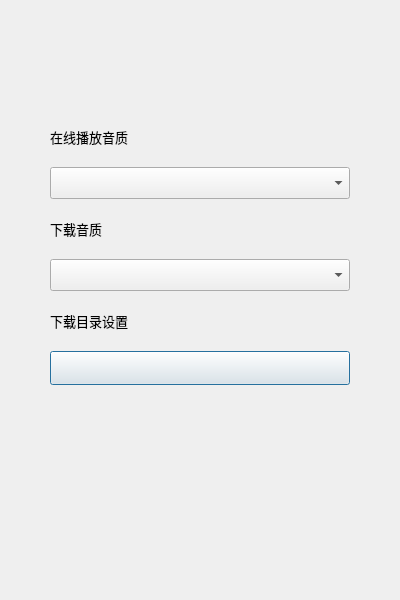
<?xml version="1.0" encoding="UTF-8"?>
<ui version="4.0">
 <class>SettingDialog</class>
 <widget class="QDialog" name="SettingDialog">
  <property name="geometry">
   <rect>
    <x>0</x>
    <y>0</y>
    <width>400</width>
    <height>600</height>
   </rect>
  </property>
  <property name="minimumSize">
   <size>
    <width>400</width>
    <height>600</height>
   </size>
  </property>
  <property name="maximumSize">
   <size>
    <width>400</width>
    <height>600</height>
   </size>
  </property>
  <property name="font">
   <font>
    <family>Microsoft YaHei</family>
    <pointsize>10</pointsize>
   </font>
  </property>
  <property name="windowTitle">
   <string>设置</string>
  </property>
  <property name="windowIcon">
   <iconset>
    <normaloff>:/icon/icon_setting</normaloff>:/icon/icon_setting</iconset>
  </property>
  <layout class="QVBoxLayout" name="verticalLayout_4">
   <property name="spacing">
    <number>20</number>
   </property>
   <property name="leftMargin">
    <number>50</number>
   </property>
   <property name="rightMargin">
    <number>50</number>
   </property>
   <property name="bottomMargin">
    <number>100</number>
   </property>
   <item>
    <spacer name="verticalSpacer_2">
     <property name="orientation">
      <enum>Qt::Vertical</enum>
     </property>
     <property name="sizeHint" stdset="0">
      <size>
       <width>20</width>
       <height>40</height>
      </size>
     </property>
    </spacer>
   </item>
   <item>
    <layout class="QVBoxLayout" name="verticalLayout">
     <item>
      <widget class="QLabel" name="label">
       <property name="font">
        <font>
         <family>Microsoft YaHei</family>
         <pointsize>10</pointsize>
        </font>
       </property>
       <property name="text">
        <string>在线播放音质</string>
       </property>
      </widget>
     </item>
     <item>
      <widget class="QComboBox" name="onlineQuality">
       <property name="minimumSize">
        <size>
         <width>200</width>
         <height>32</height>
        </size>
       </property>
       <property name="font">
        <font>
         <family>Microsoft YaHei</family>
         <pointsize>10</pointsize>
        </font>
       </property>
      </widget>
     </item>
    </layout>
   </item>
   <item>
    <layout class="QVBoxLayout" name="verticalLayout_2">
     <item>
      <widget class="QLabel" name="label_2">
       <property name="text">
        <string>下载音质</string>
       </property>
      </widget>
     </item>
     <item>
      <widget class="QComboBox" name="downloadQuality">
       <property name="minimumSize">
        <size>
         <width>200</width>
         <height>32</height>
        </size>
       </property>
      </widget>
     </item>
    </layout>
   </item>
   <item>
    <layout class="QVBoxLayout" name="verticalLayout_3">
     <item>
      <widget class="QLabel" name="label_3">
       <property name="text">
        <string>下载目录设置</string>
       </property>
      </widget>
     </item>
     <item>
      <widget class="QPushButton" name="downloadPath">
       <property name="minimumSize">
        <size>
         <width>200</width>
         <height>34</height>
        </size>
       </property>
       <property name="text">
        <string/>
       </property>
      </widget>
     </item>
    </layout>
   </item>
   <item>
    <spacer name="verticalSpacer">
     <property name="orientation">
      <enum>Qt::Vertical</enum>
     </property>
     <property name="sizeHint" stdset="0">
      <size>
       <width>20</width>
       <height>40</height>
      </size>
     </property>
    </spacer>
   </item>
  </layout>
 </widget>
 <resources/>
 <connections/>
</ui>
